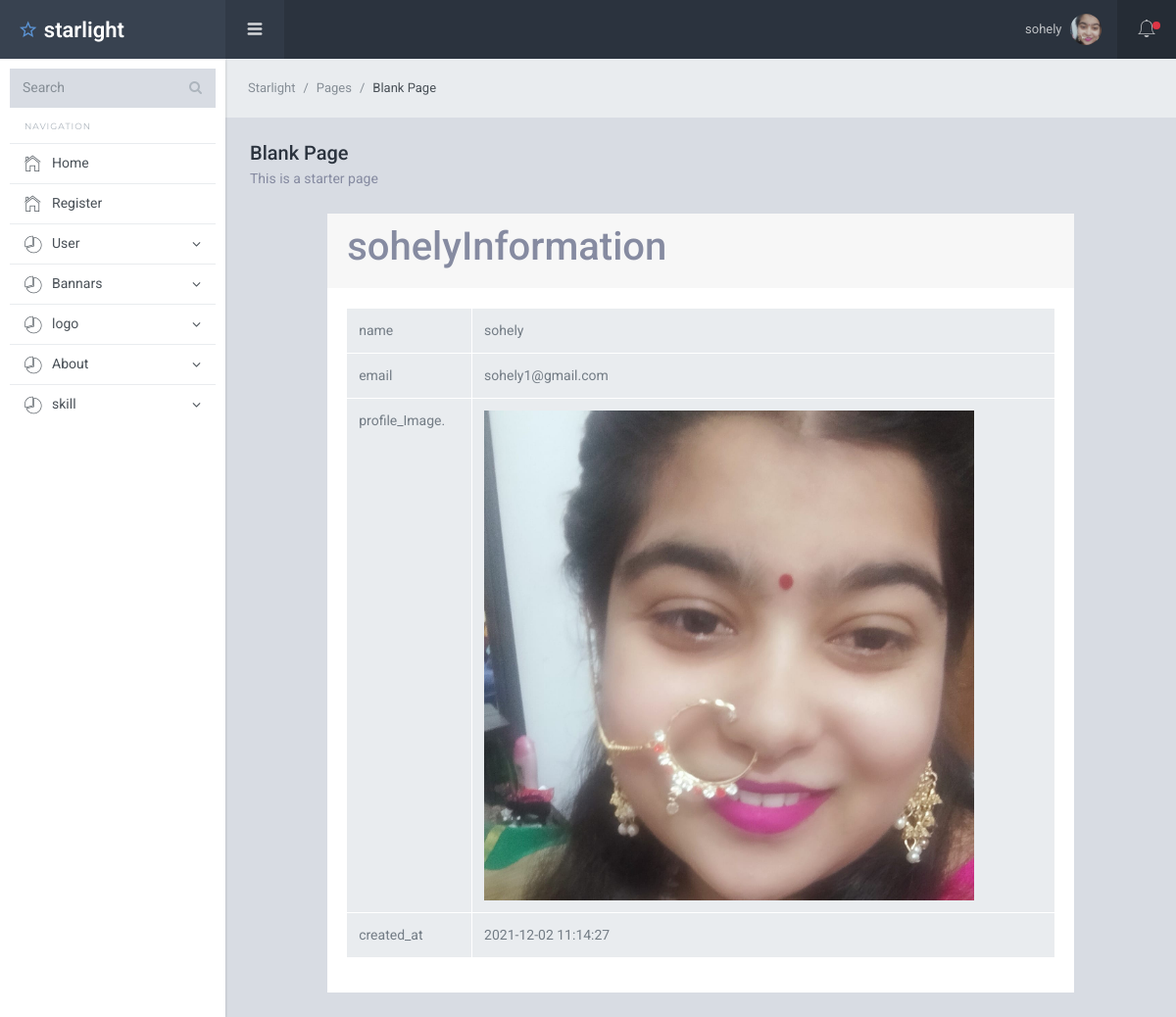
The app's page /users/single_user.php?id=1 (signed in) with its own data.
### tables this page shows
CREATE TABLE `users` (
  `id` int(11) NOT NULL,
  `name` varchar(100) NOT NULL,
  `email` varchar(100) NOT NULL,
  `password` varchar(100) NOT NULL,
  `status` int(11) NOT NULL,
  `role` int(11) NOT NULL,
  `profile_image` varchar(100) NOT NULL,
  `created_at` datetime DEFAULT NULL
);

### users/single_user.php (the view, shortened to what this page needs)
<?php
require '../db.php';
?>
<?php require '../dashboard_includes/header.php';?>
<div class="sl-mainpanel">
      <nav class="breadcrumb sl-breadcrumb">
        <a class="breadcrumb-item" href="index.html">Starlight</a>
        <a class="breadcrumb-item" href="index.html">Pages</a>
        <span class="breadcrumb-item active">Blank Page</span>
      </nav>
      <div class="sl-pagebody">
        <div class="sl-page-title">
          <h5>Blank Page</h5>
          <p>This is a starter page</p>
        </div>
        <div class="row">
            <div class="col-lg-10 m-auto">
                <div class="card">
                    <div class="card-header">
                        <h1><?=$after_assoc['name']?>Information</h1>
                    </div>
                    <div class="card-body">
                        <table class="table table-bordered">
                            <tr>
                                <td>name</td>
                                <td><?=$after_assoc['name']?></td>
                            </tr>
                            <tr>
                                <td>email</td>
                                <td><?=$after_assoc['email']?></td>
                            </tr>
                            <tr>
                                <td>profile_Image.</td>
                                <td>  <img width="500" src="../uploads/users/<?= $after_assoc['profile_image']?>" alt=""></td>
                            </tr>
                            <tr>
                                <td>created_at</td>
                                <td><?=$after_assoc['created_at']?></td>
                            </tr>
                        </table>
                    </div>
                </div>
            </div>
        </div>
      </div>
  <?php require '../dashboard_includes/footer.php';?>

### dashboard_includes/header.php (shortened to what this page needs)
<?php
$id=  $_SESSION['id'];
$select_image="SELECT * FROM  users WHERE id= '$id'";
$select_image_result=mysqli_query($dbconnect,$select_image);
$after_assoc=mysqli_fetch_assoc($select_image_result);
?>
<!DOCTYPE html>
<html lang="en">
  <head>
    <link href="/my_work/dashboard_assests/lib/font-awesome/css/font-awesome.css" rel="stylesheet">
    <link href="/my_work/dashboard_assests/lib/Ionicons/css/ionicons.css" rel="stylesheet">
    <link href="/my_work/dashboard_assests/lib/perfect-scrollbar/css/perfect-scrollbar.css" rel="stylesheet">
    <link rel="stylesheet" href="/my_work/dashboard_assests/css/starlight.css">
  </head>
  <body>
    <div class="sl-logo"><a href=""><i class="icon ion-android-star-outline"></i> starlight</a></div>
    <div class="sl-sideleft">
      <div class="input-group input-group-search">
        <input type="search" name="search" class="form-control" placeholder="Search">
        <span class="input-group-btn">
          <button class="btn"><i class="fa fa-search"></i></button>
        </span>
      </div>
      <label class="sidebar-label">Navigation</label>
      <div class="sl-sideleft-menu">
        <a href="admin.php" class="sl-menu-link">
          <div class="sl-menu-item">
            <i class="menu-item-icon icon ion-ios-home-outline tx-22"></i>
            <span class="menu-item-label">Home</span>
          </div>
        </a>
        <a href="register.php" class="sl-menu-link">
          <div class="sl-menu-item">
            <i class="menu-item-icon icon ion-ios-home-outline tx-22"></i>
            <span class="menu-item-label">Register</span>
          </div>
        </a>
        <a href="#" class="sl-menu-link">
          <div class="sl-menu-item">
            <i class="menu-item-icon ion-ios-pie-outline tx-20"></i>
            <span class="menu-item-label">User</span>
            <i class="menu-item-arrow fa fa-angle-down"></i>
          </div>
        </a>
        <a href="#" class="sl-menu-link">
          <div class="sl-menu-item">
            <i class="menu-item-icon ion-ios-pie-outline tx-20"></i>
            <span class="menu-item-label">Bannars</span>
            <i class="menu-item-arrow fa fa-angle-down"></i>
          </div>
        </a>
        <a href="#" class="sl-menu-link">
          <div class="sl-menu-item">
            <i class="menu-item-icon ion-ios-pie-outline tx-20"></i>
            <span class="menu-item-label">logo</span>
            <i class="menu-item-arrow fa fa-angle-down"></i>
          </div>
        </a>
        <a href="#" class="sl-menu-link">
          <div class="sl-menu-item">
            <i class="menu-item-icon ion-ios-pie-outline tx-20"></i>
            <span class="menu-item-label">About</span>
            <i class="menu-item-arrow fa fa-angle-down"></i>
          </div>
        </a>
        <a href="#" class="sl-menu-link">
          <div class="sl-menu-item">
            <i class="menu-item-icon ion-ios-pie-outline tx-20"></i>
            <span class="menu-item-label">skill</span>
            <i class="menu-item-arrow fa fa-angle-down"></i>
          </div>
        </a>
      </div>
      <br>
    </div>
    <div class="sl-header">
      <div class="sl-header-left">
        <div class="navicon-left hidden-md-down"><a id="btnLeftMenu" href=""><i class="icon ion-navicon-round"></i></a></div>
      </div>
      <div class="sl-header-right">
        <nav class="nav">
          <div class="dropdown">
            <a href="" class="nav-link nav-link-profile" data-toggle="dropdown">
              <span class="logged-name"><?=$_SESSION['fname'];?></span>
              <img src="/my_work/uploads/users/<?=$after_assoc['profile_image'];?>" class="wd-32 rounded-circle" alt="">
            </a>
          </div>
        </nav>
        <div class="navicon-right">
          <a id="btnRightMenu" href="" class="pos-relative">
            <i class="icon ion-ios-bell-outline"></i>
            <span class="square-8 bg-danger"></span>
          </a>
        </div>
      </div>
    </div>

### records on screen
users: profile_image (picture), name "sohely", email "sohely1@gmail.com", created_at "2021-12-02 11:14:27"

### other values on screen
$_SESSION['fname'] "sohely"
